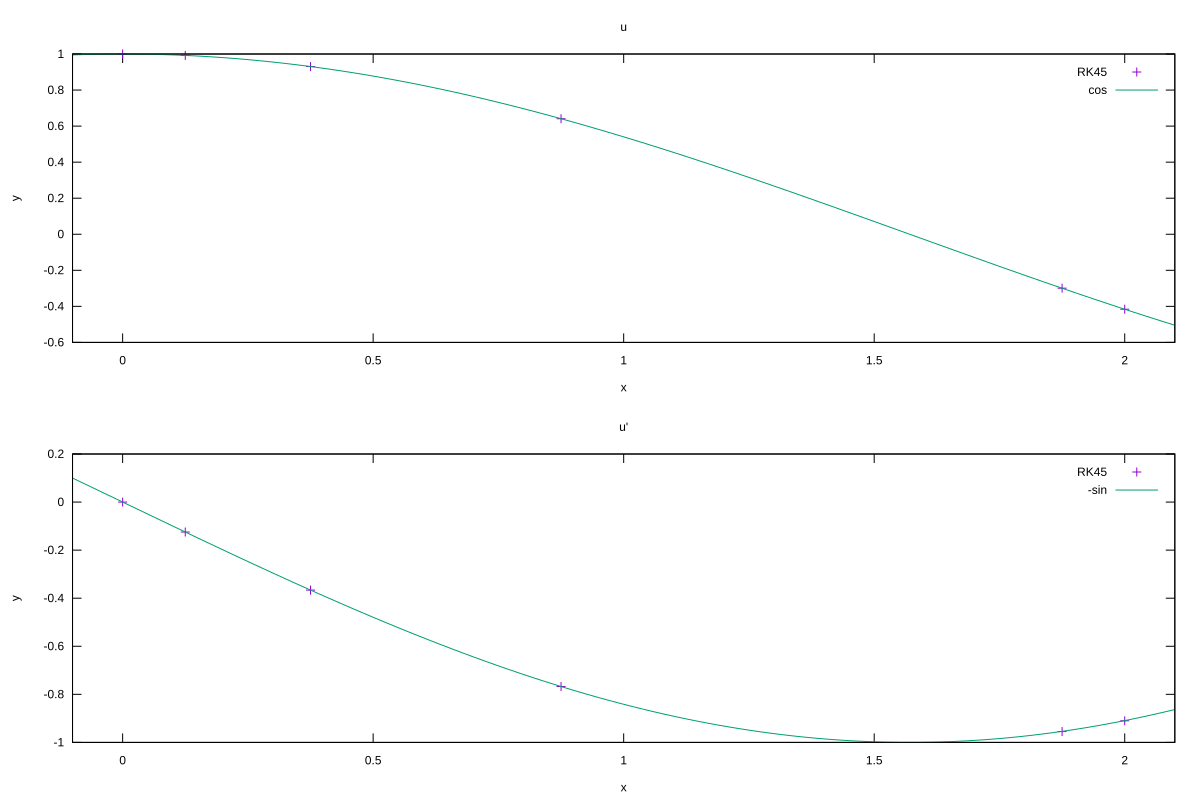

The script that drew this image:
set terminal svg background 'white' size 1200,800

data = ARG1

set multiplot layout 2,1

set xlabel "x"
set ylabel "y"
set title "u" 

plot [-0.1:2.1] data using 1:2 with points title "RK45",\
	cos(x) with lines title "cos"
	
set title "u'" 

plot [-0.1:2.1] data using 1:3 with points title "RK45",\
	-sin(x) with lines title "-sin"
